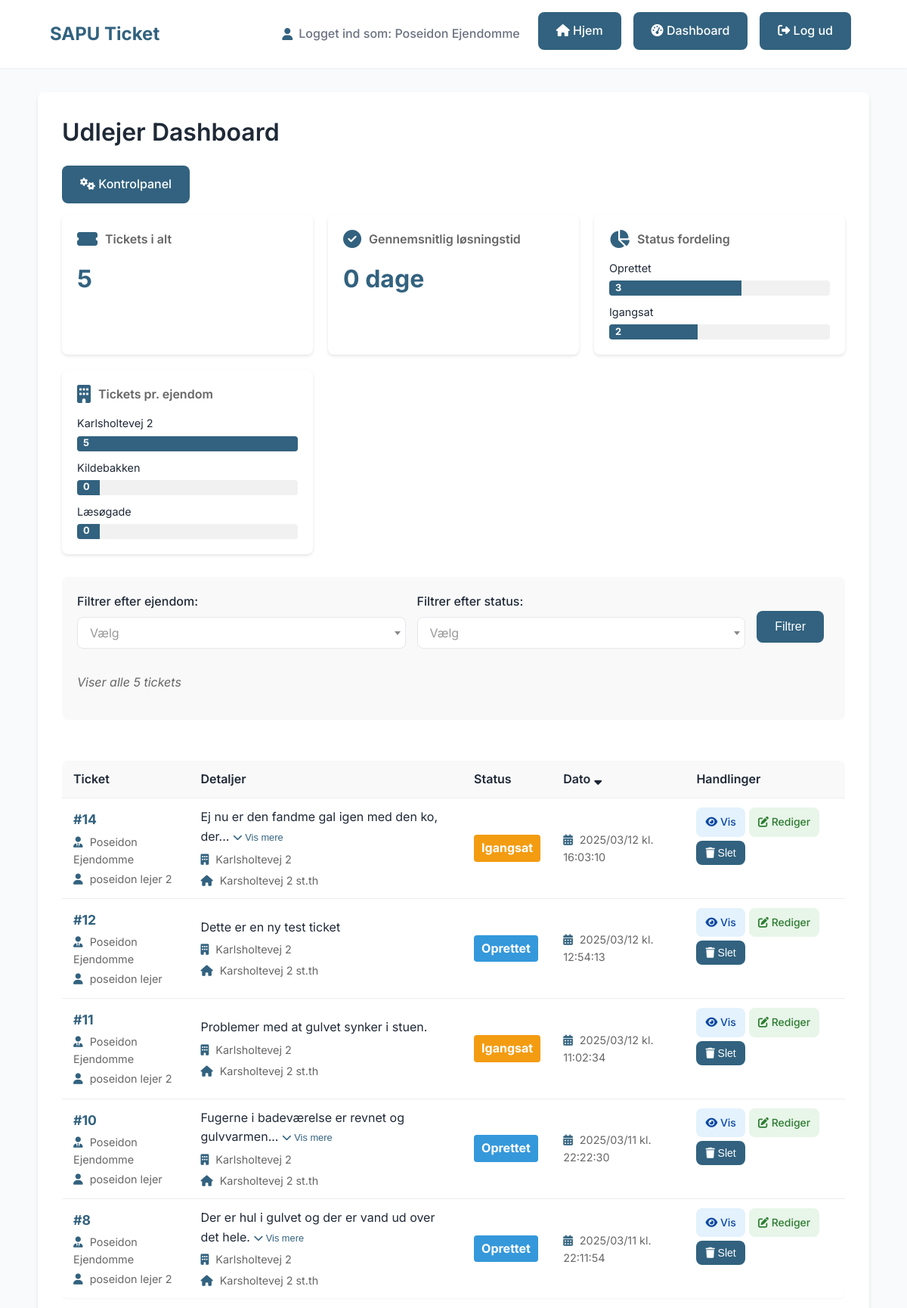
Page /udlejer/dashboard (signed in) on the committed database.
### tables this page shows
CREATE TABLE users (
    id INTEGER PRIMARY KEY AUTOINCREMENT,
    username TEXT NOT NULL UNIQUE,
    password_hash TEXT NOT NULL,
    role TEXT,
    invitation_token TEXT,
    invited_by INTEGER,
    unit_id INTEGER, company_name TEXT, phone TEXT, address TEXT, cvr TEXT, speciality TEXT, email TEXT,
    FOREIGN KEY (invited_by) REFERENCES users(id),
    FOREIGN KEY (unit_id) REFERENCES units(id)
);

CREATE TABLE tickets (
    id INTEGER PRIMARY KEY AUTOINCREMENT,
    lejer TEXT NOT NULL,
    beskrivelse TEXT NOT NULL,
    status TEXT NOT NULL,
    udlejer TEXT NOT NULL,
    håndværker TEXT,
    user_id INTEGER,
    unit_id INTEGER NOT NULL, created_at TIMESTAMP, updated_at TIMESTAMP, requires_bid BOOLEAN DEFAULT 0, bid_accepted BOOLEAN DEFAULT 0, craftsman_id INTEGER, craftsman_status TEXT DEFAULT 'pending',
    FOREIGN KEY (user_id) REFERENCES users(id),
    FOREIGN KEY (unit_id) REFERENCES units(id)
);

CREATE TABLE properties (
    id INTEGER PRIMARY KEY AUTOINCREMENT,
    name TEXT NOT NULL,
    owner_id INTEGER NOT NULL,
    adresse TEXT NOT NULL,
    postnummer TEXT NOT NULL,
    by TEXT NOT NULL,
    FOREIGN KEY (owner_id) REFERENCES users(id)
);

CREATE TABLE units (
    id INTEGER PRIMARY KEY AUTOINCREMENT,
    address TEXT NOT NULL,
    property_id INTEGER NOT NULL,
    tenant_id INTEGER,
    FOREIGN KEY (property_id) REFERENCES properties(id),
    FOREIGN KEY (tenant_id) REFERENCES users(id)
);

### app.py (the view, shortened to what this page needs)
@app.route("/udlejer/dashboard")
@flask_login.login_required
def udlejer_dashboard():
    if flask_login.current_user.role != 'udlejer':
        flash('Du har ikke adgang til denne side.', 'error')
        return redirect(url_for('index'))
    conn = get_db_connection()
    try:
        status_filter = request.args.get('status', '')
        property_filter = request.args.get('property', '')
        sort_by = request.args.get('sort', 'created_at')  # Standard: Sortér efter oprettelsesdato
        sort_dir = request.args.get('dir', 'desc')  # Standard: Faldende (nyeste først)
        valid_sort_columns = ['id', 'lejer', 'status', 'created_at', 'updated_at']
        valid_sort_dirs = ['asc', 'desc']
        if sort_by not in valid_sort_columns:
            sort_by = 'created_at'
        if sort_dir not in valid_sort_dirs:
            sort_dir = 'desc'
        statuses = conn.execute('SELECT DISTINCT status FROM tickets ORDER BY status').fetchall()
        all_tickets_query = '''
            SELECT
                t.*,
                u.username as creator_name,
                un.address as unit_address,
                p.name as property_name,
                o.username as udlejer_name
            FROM
                tickets t
            LEFT JOIN
                users u ON t.user_id = u.id
            LEFT JOIN
                units un ON t.unit_id = un.id
            LEFT JOIN
                properties p ON un.property_id = p.id
            LEFT JOIN
                users o ON t.udlejer = o.id
            WHERE
                p.owner_id = ?
        '''
        all_tickets = conn.execute(all_tickets_query, [flask_login.current_user.id]).fetchall()
        filtered_query = all_tickets_query
        params = [flask_login.current_user.id]
        if status_filter:
            filtered_query += ' AND t.status = ?'
            params.append(status_filter)
        if property_filter:
            filtered_query += ' AND p.name = ?'
            params.append(property_filter)
        filtered_query += f' ORDER BY t.{sort_by} {sort_dir}'
        tickets = conn.execute(filtered_query, params).fetchall()
        stats = {}
        stats['total_tickets'] = len(all_tickets)
        stats['open_tickets'] = len([t for t in all_tickets if t['status'].lower() not in ['lukket', 'afsluttet']])
        stats['closed_tickets'] = len([t for t in all_tickets if t['status'].lower() in ['lukket', 'afsluttet']])
        closed_tickets = [t for t in all_tickets if t['status'].lower() in ['lukket', 'afsluttet'] and 'created_at' in t.keys() and 'updated_at' in t.keys() and t['created_at'] and t['updated_at']]
        if closed_tickets:
            total_days = 0
            valid_tickets = 0
            for t in closed_tickets:
                try:
                    created = datetime.strptime(t['created_at'], '%Y-%m-%d %H:%M:%S')
                    updated = datetime.strptime(t['updated_at'], '%Y-%m-%d %H:%M:%S')
                    days = (updated - created).days
                    total_days += days
                    valid_tickets += 1
                except (ValueError, TypeError, AttributeError):
                    continue
            stats['avg_resolution_days'] = total_days / valid_tickets if valid_tickets > 0 else 0
        else:
            stats['avg_resolution_days'] = 0
        status_counts = {}
        for ticket in all_tickets:
            status = ticket['status']
            if status in status_counts:
                status_counts[status] += 1
            else:
                status_counts[status] = 1
        stats['status_counts'] = status_counts
        all_properties = conn.execute('''
            SELECT name FROM properties
            WHERE owner_id = ?
            ORDER BY name
        ''', (flask_login.current_user.id,)).fetchall()
        property_counts = {}
        for prop in all_properties:
            property_counts[prop['name']] = 0
        for ticket in all_tickets:
            property_name = ticket['property_name'] or 'Ukendt'
            if property_name in property_counts:
                property_counts[property_name] += 1
            else:
                property_counts[property_name] = 1
        stats['property_counts'] = property_counts
    finally:
        conn.close()
    return render_template(
        "udlejer_dashboard.html",
        tickets=tickets,
        statuses=statuses,
        current_status=status_filter,
        current_property=property_filter,
        sort_by=sort_by,
        sort_dir=sort_dir,
        stats=stats
    )

### templates/udlejer_dashboard.html (shortened to what this page needs)
{% extends "base.html" %}
{% block content %}
<div class="container">
    <h1>Udlejer Dashboard</h1>
    <div class="action-bar top-actions">
        <a href="{{ url_for('udlejer_kontrolpanel') }}" class="button-lookalike">
            <i class="fas fa-cogs"></i> Kontrolpanel
        </a>
    </div>
    <div class="dashboard-stats">
        <div class="stats-card">
            <div class="stats-header">
                <i class="fas fa-ticket-alt"></i>
                <h3>Tickets i alt</h3>
            </div>
            <div class="stats-value">{{ stats.total_tickets }}</div>
        </div>
        <div class="stats-card">
            <div class="stats-header">
                <i class="fas fa-check-circle"></i>
                <h3>Gennemsnitlig løsningstid</h3>
            </div>
            <div class="stats-value">{{ stats.avg_resolution_days|round(1) }} dage</div>
        </div>
        <div class="stats-card">
            <div class="stats-header">
                <i class="fas fa-chart-pie"></i>
                <h3>Status fordeling</h3>
            </div>
            <div class="stats-chart">
                {% for status, count in stats.status_counts.items() %}
                <div class="chart-item">
                    <div class="chart-label">{{ status }}</div>
                    <div class="chart-bar">
                        <div class="chart-fill" data-count="{{ count }}" data-total="{{ stats.total_tickets }}">
                            {{ count }}
                        </div>
                    </div>
                </div>
                {% endfor %}
            </div>
        </div>
        <div class="stats-card">
            <div class="stats-header">
                <i class="fas fa-building"></i>
                <h3>Tickets pr. ejendom</h3>
            </div>
            <div class="stats-chart">
                {% for property, count in stats.property_counts.items() %}
                <div class="chart-item">
                    <div class="chart-label">{{ property }}</div>
                    <div class="chart-bar">
                        <div class="chart-fill" data-count="{{ count }}" data-total="{{ stats.total_tickets }}">
                            {{ count }}
                        </div>
                    </div>
                </div>
                {% endfor %}
            </div>
        </div>
    </div>
    <div class="filter-section">
        <form action="{{ url_for('udlejer_dashboard') }}" method="get" class="filter-form">
            <div class="filter-group">
                <label for="property">Filtrer efter ejendom:</label>
            </div>
            <div class="filter-group">
                <label for="status">Filtrer efter status:</label>
            </div>
            <div class="filter-actions">
                <button type="submit" class="button-lookalike">Filtrer</button>
            </div>
        </form>
        <div class="filter-info">
            {% if current_property or current_status %}
                <p>
                    Viser {{ tickets|length }} tickets
                    {% if current_property %}for ejendom: <strong>{{ current_property }}</strong>{% endif %}
                    {% if current_status %}med status: <strong>{{ current_status }}</strong>{% endif %}
                </p>
            {% else %}
                <p>Viser alle {{ tickets|length }} tickets</p>
            {% endif %}
        </div>
    </div>
    <div class="table-responsive">
        <table class="table">
            <thead>
                <tr>
                    <th>Ticket</th>
                    <th>Detaljer</th>
                    <th>Status</th>
                    <th>
                        <a href="{{ url_for('udlejer_dashboard', status=current_status, sort='created_at', dir='desc' if sort_by == 'created_at' and sort_dir == 'asc' else 'asc') }}" class="sort-link">
                            Dato
                            {% if sort_by == 'created_at' %}
                                <i class="fas fa-sort-{{ 'up' if sort_dir == 'asc' else 'down' }}"></i>
                            {% endif %}
                        </a>
                    </th>
                    <th>Handlinger</th>
                </tr>
            </thead>
            <tbody>
                {% for ticket in tickets %}
                <tr>
                    <td data-label="Ticket" class="ticket-main-cell">
                        <div class="ticket-main-info">
                            <div class="ticket-id-and-parties">
                                <a href="{{ url_for('ticket_detail', ticket_id=ticket.id) }}" class="ticket-link">#{{ ticket.id }}</a>
                                <span class="ticket-party"><i class="fas fa-user-tie"></i> {{ ticket.udlejer_name if ticket.udlejer_name else ticket.udlejer }}</span>
                                <span class="ticket-party"><i class="fas fa-user"></i> {{ ticket.lejer }}</span>
                            </div>
                        </div>
                    </td>
                    <td data-label="Detaljer">
                        <div class="description-container">
                            <div class="description-short">
                                {{ ticket.beskrivelse|truncate(50) }}
                                {% if ticket.beskrivelse|length > 50 %}
                                    <button class="toggle-description" data-action="expand"><i class="fas fa-chevron-down"></i> Vis mere</button>
                                {% endif %}
                            </div>
                        </div>
                        <div class="ticket-property">
                            <i class="fas fa-building"></i> {{ ticket.property_name }}
                        </div>
                        <div class="ticket-unit">
                            <i class="fas fa-home"></i> {{ ticket.unit_address }}
                        </div>
                    </td>
                    <td data-label="Status">
                        {% set status_class = "status-other" %}
                        {% if ticket.status|lower == "oprettet" %}
                            {% set status_class = "status-oprettet" %}
                        {% elif ticket.status|lower == "igangsat" %}
                            {% set status_class = "status-igangsat" %}
                        {% elif ticket.status|lower == "afventer" %}
                            {% set status_class = "status-afventer" %}
                        {% elif ticket.status|lower == "afsluttet" %}
                            {% set status_class = "status-afsluttet" %}
                        {% elif ticket.status|lower == "lukket" %}
                            {% set status_class = "status-lukket" %}
                        {% endif %}
                        <span class="status-badge {{ status_class }}">{{ ticket.status }}</span>
                    </td>
                    <td data-label="Dato">
                        <div class="ticket-date">
                            <i class="fas fa-calendar-alt"></i> {{ ticket.created_at|replace(' ', ' kl. ')|replace('-', '/') }}
                        </div>
                    </td>
                    <td data-label="Handlinger">
                        <div class="action-buttons">
                            <a href="{{ url_for('ticket_detail', ticket_id=ticket.id) }}" class="button-lookalike view-button">
                                <i class="fas fa-eye"></i> Vis
                            </a>
                            <a href="{{ url_for('edit_ticket', ticket_id=ticket.id) }}" class="button-lookalike edit-button">
                                <i class="fas fa-edit"></i> Rediger
                            </a>
                            <form action="{{ url_for('delete_ticket', ticket_id=ticket.id) }}" method="post" class="inline-form" onsubmit="return confirm('Er du sikker på, at du vil slette denne ticket?');">
                                <button type="submit" class="button-lookalike delete-button">
                                    <i class="fas fa-trash"></i> Slet
                                </button>
                            </form>
                        </div>
                    </td>
                </tr>
                {% endfor %}
            </tbody>
        </table>
    </div>
</div>
{% endblock %}

### templates/base.html (shortened to what this page needs)
<!DOCTYPE html>
<html lang="da">
<head>
    <link href="https://cdn.jsdelivr.net/npm/select2@4.1.0-rc.0/dist/css/select2.min.css" rel="stylesheet" />
    <link rel="stylesheet" href="https://cdnjs.cloudflare.com/ajax/libs/font-awesome/6.4.0/css/all.min.css">
</head>
<body>
    <div class="header">
        <div class="header-container">
            <div class="logo">SAPU Ticket</div>
            <div class="nav-links">
                {% if flask_login.current_user.is_authenticated %}
                    <div class="user-info">
                        <i class="fas fa-user"></i> Logget ind som: {{ flask_login.current_user.username }}
                    </div>
                    <a href="{{ url_for('index') }}" class="button-lookalike">
                        <i class="fas fa-home"></i> Hjem
                    </a>
                    {% if flask_login.current_user.role == 'udlejer' %}
                        <a href="{{ url_for('udlejer_dashboard') }}" class="button-lookalike">
                            <i class="fas fa-tachometer-alt"></i> Dashboard
                        </a>
                    {% endif %}
                    <a href="{{ url_for('logout') }}" class="button-lookalike">
                        <i class="fas fa-sign-out-alt"></i> Log ud
                    </a>
                {% else %}
                    <a href="{{ url_for('login') }}" class="button-lookalike">
                        <i class="fas fa-sign-in-alt"></i> Log ind
                    </a>
                {% endif %}
            </div>
        </div>
    </div>
    {% block content %}{% endblock %}
</body>
</html>

### rows in the picture
users: current_user.username "Poseidon Ejendomme"
tickets: status "Oprettet", count "3", id "8", username "Poseidon Ejendomme", lejer "poseidon lejer 2", beskrivelse "Der er hul i gulvet og der er vand ud over det hele.", shows "Vis mere", property_name "Karlsholtevej 2", unit_address "Karsholtevej 2 st.th", created_at "2025/03/11 kl. 22:11:54"
tickets: status "Igangsat", udlejer "2", id "11", username "Poseidon Ejendomme", lejer "poseidon lejer 2", beskrivelse "Problemer med at gulvet synker i stuen.", property_name "Karlsholtevej 2", unit_address "Karsholtevej 2 st.th", created_at "2025/03/12 kl. 11:02:34"
properties: name "Karlsholtevej 2", count "5"
properties: name "Kildebakken", count "0"
properties: name "Læsøgade", count "0"
tickets: id "14", username "Poseidon Ejendomme", lejer "poseidon lejer 2", beskrivelse "Ej nu er den fandme gal igen med den ko, der...", shows "Vis mere", property_name "Karlsholtevej 2", unit_address "Karsholtevej 2 st.th", status "Igangsat", created_at "2025/03/12 kl. 16:03:10"
tickets: id "12", username "Poseidon Ejendomme", lejer "poseidon lejer", beskrivelse "Dette er en ny test ticket", property_name "Karlsholtevej 2", unit_address "Karsholtevej 2 st.th", status "Oprettet", created_at "2025/03/12 kl. 12:54:13"
tickets: id "10", username "Poseidon Ejendomme", lejer "poseidon lejer", beskrivelse "Fugerne i badeværelse er revnet og gulvvarmen...", shows "Vis mere", property_name "Karlsholtevej 2", unit_address "Karsholtevej 2 st.th", status "Oprettet", created_at "2025/03/11 kl. 22:22:30"

### other values in the picture
{{ stats.total_tickets }} "5"
{{ stats.avg_resolution_days|round(1) }} "0"
{{ tickets|length }} "5"
